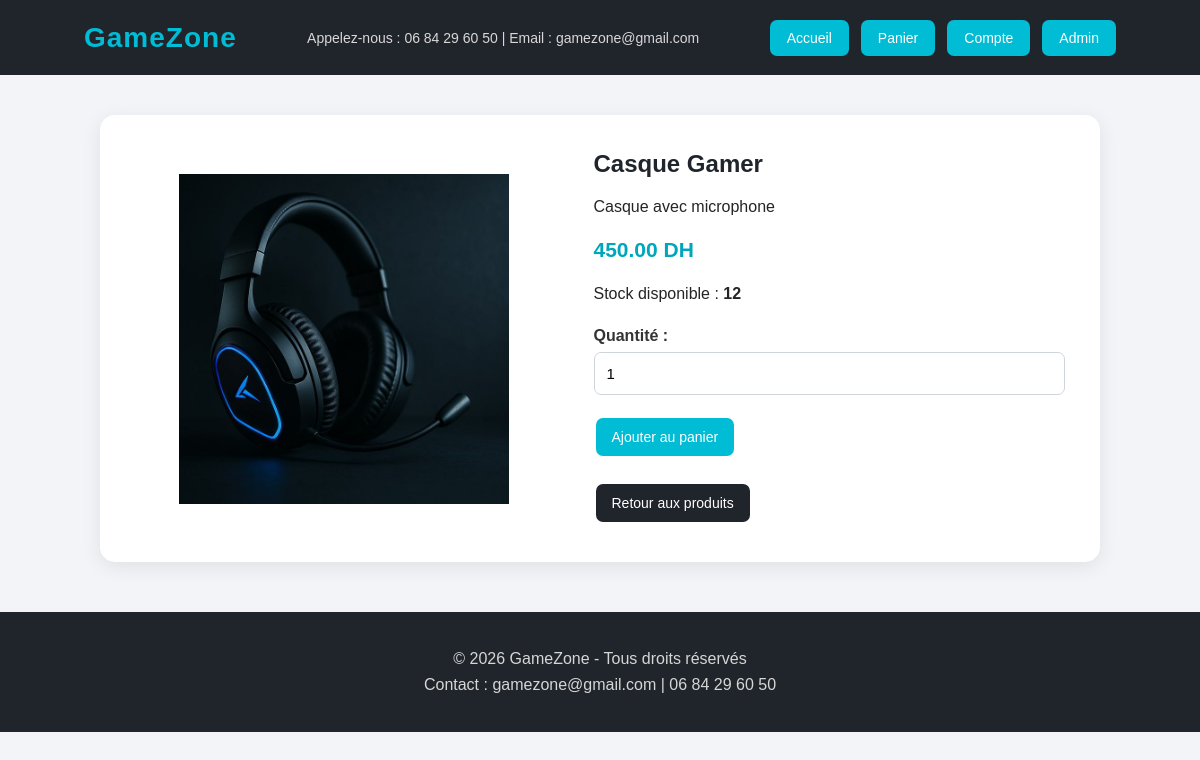
The app's page /details.php?id=3 with its own data.
### tables this page shows
CREATE TABLE `articles` (
  `id` int(11) NOT NULL,
  `nom` varchar(100) NOT NULL,
  `prix` decimal(10,2) NOT NULL,
  `image` varchar(200) NOT NULL,
  `description` text NOT NULL,
  `stock` int(11) NOT NULL DEFAULT 0
);

### details.php (the view, shortened to what this page needs)
<?php
include("db.php");
$id = (int) $_GET['id'];
$stmt = $pdo->prepare("SELECT * FROM articles WHERE id = ?");
$stmt->execute([$id]);
$produit = $stmt->fetch();
?>
<!DOCTYPE html>
<html lang="fr">
<head>
    <link rel="stylesheet" href="style1.css">
</head>
<body>
    <nav class="navbar">
        <div class="logo">
            GameZone
        </div>
        <div class="contact">
            Appelez-nous : 06 84 29 60 50 |
            Email : gamezone@gmail.com
        </div>
        <div class="panier">
            <a href="accueil.php">Accueil</a>
            <a href="panier.php">Panier</a>
            <a href="user/login.php">Compte</a>
            <a href="admin/login.php">Admin</a>
        </div>
    </nav>
    <div class="details-container">
        <img
            class="details-image"
            src="images/<?php echo htmlspecialchars($produit['image']); ?>"
            alt="<?php echo htmlspecialchars($produit['nom']); ?>"
        >
        <div class="details-info">
            <h2>
                <?php echo htmlspecialchars($produit['nom']); ?>
            </h2>
            <p>
                <?php echo nl2br(htmlspecialchars($produit['description'])); ?>
            </p>
            <p class="price">
                <?php echo number_format($produit['prix'], 2); ?> DH
            </p>
            <p>
                Stock disponible :
                <strong><?php echo $produit['stock']; ?></strong>
            </p>
            <?php if ($produit['stock'] > 0) { ?>
                <form action="ajouter_panier.php" method="GET">
                    <div class="form-group">
                        <label for="qte">
                            Quantité :
                        </label>
                        <input
                            type="number"
                            id="qte"
                            name="qte"
                            min="1"
                            max="<?php echo $produit['stock']; ?>"
                            value="1"
                            required
                        >
                    </div>
                    <button type="submit">
                        Ajouter au panier
                    </button>
                </form>
            <?php } else { ?>
                <p class="error">
                    Ce produit est épuisé.
                </p>
            <?php } ?>
            <br>
            <a class="btn btn-dark" href="accueil.php">
                Retour aux produits
            </a>
        </div>
    </div>
    <footer>
        <p>
            © 2026 GameZone - Tous droits réservés
        </p>
        <p>
            Contact : gamezone@gmail.com |
            06 84 29 60 50
        </p>
    </footer>
</body>
</html>

### style1.css (style rules this page uses)
* { margin: 0; padding: 0; box-sizing: border-box; }
body { font-family: Arial, Helvetica, sans-serif; background: #f2f4f7; color: #252525; }
.navbar { width: 100%; min-height: 75px; background: #20242b; color: white; display: flex; align-items: center; justify-content: space-between; gap: 25px; padding: 18px 7%; flex-wrap: wrap; }
.logo { font-size: 28px; font-weight: bold; color: #00bcd4; letter-spacing: 1px; }
.contact { font-size: 14px; color: #d8d8d8; }
.panier { display: flex; gap: 12px; align-items: center; }
.panier a { text-decoration: none; color: white; background: #00bcd4; padding: 10px 17px; border-radius: 7px; font-size: 14px; transition: 0.3s; }
h2 { text-align: center; margin: 30px 0; color: #20242b; }
.price { font-size: 21px; font-weight: bold; color: #00a6bb !important; margin: 10px 0; }
.btn, button { display: inline-block; border: none; text-decoration: none; background: #00bcd4; color: white; padding: 11px 16px; border-radius: 7px; cursor: pointer; font-size: 14px; margin: 5px 2px; transition: 0.3s; }
.btn-dark { background: #20242b; }
.details-container { width: 85%; max-width: 1000px; margin: 40px auto; background: white; padding: 35px; border-radius: 15px; display: flex; gap: 40px; align-items: center; box-shadow: 0 5px 20px rgba(0, 0, 0, 0.08); }
.details-image { width: 45%; height: 330px; object-fit: contain; }
.details-info { flex: 1; }
.details-info h2 { text-align: left; margin: 0 0 15px; }
.details-info p { margin: 12px 0; line-height: 1.7; }
.details-info form { margin-top: 20px; }
.form-group { margin-bottom: 18px; }
.form-group label { display: block; margin-bottom: 7px; font-weight: bold; color: #333; }
.form-group input, .form-group textarea, .form-group select, input, textarea, select { width: 100%; padding: 12px; border: 1px solid #d0d5da; border-radius: 7px; outline: none; font-size: 15px; background: white; }
footer { background: #20242b; color: white; margin-top: 50px; padding: 30px 7%; text-align: center; }
footer p { margin: 8px 0; color: #d6d6d6; }

### records on screen
articles: image (picture), nom "Casque Gamer", description "Casque avec microphone", prix "450.00", stock "12"
